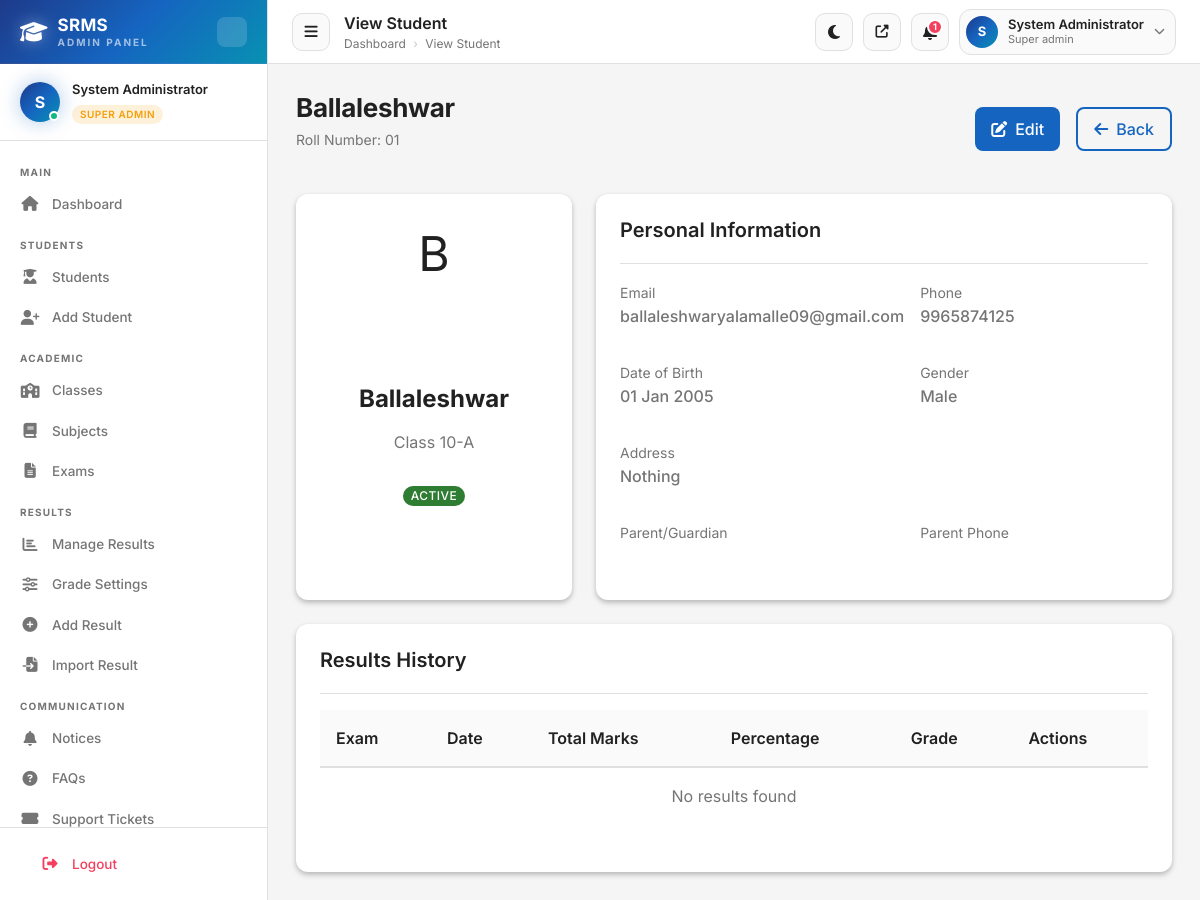
Page /admin/view-student.php?id=4 (signed in) on the committed database.
### tables this page shows
CREATE TABLE `students` (
  `id` int(11) NOT NULL AUTO_INCREMENT,
  `roll_number` varchar(50) NOT NULL,
  `full_name` varchar(100) NOT NULL,
  `email` varchar(100) DEFAULT NULL,
  `phone` varchar(20) DEFAULT NULL,
  `date_of_birth` date DEFAULT NULL,
  `password` varchar(255) NOT NULL,
  `remember_token` varchar(255) DEFAULT NULL,
  `gender` enum('male','female','other') DEFAULT NULL,
  `class_id` int(11) NOT NULL,
  `photo` varchar(255) DEFAULT NULL,
  `address` text DEFAULT NULL,
  `parent_name` varchar(100) DEFAULT NULL,
  `parent_phone` varchar(20) DEFAULT NULL,
  `admission_date` date DEFAULT NULL,
  `status` enum('active','inactive','graduated','transferred') DEFAULT 'active',
  `created_at` timestamp NOT NULL DEFAULT current_timestamp(),
  `updated_at` timestamp NOT NULL DEFAULT current_timestamp() ON UPDATE current_timestamp(),
  PRIMARY KEY (`id`),
  UNIQUE KEY `roll_number` (`roll_number`),
  UNIQUE KEY `email` (`email`),
  KEY `idx_class_id` (`class_id`),
  KEY `idx_status` (`status`),
  KEY `idx_name` (`full_name`),
  CONSTRAINT `fk_students_class` FOREIGN KEY (`class_id`) REFERENCES `classes` (`id`) ON UPDATE CASCADE
);

CREATE TABLE `classes` (
  `id` int(11) NOT NULL AUTO_INCREMENT,
  `name` varchar(50) NOT NULL,
  `section` varchar(10) DEFAULT NULL,
  `description` text DEFAULT NULL,
  `academic_year` varchar(20) DEFAULT NULL,
  `status` enum('active','inactive') DEFAULT 'active',
  `created_at` timestamp NOT NULL DEFAULT current_timestamp(),
  `updated_at` timestamp NOT NULL DEFAULT current_timestamp() ON UPDATE current_timestamp(),
  PRIMARY KEY (`id`),
  UNIQUE KEY `name` (`name`),
  KEY `idx_status` (`status`),
  KEY `idx_academic_year` (`academic_year`)
);

### admin/view-student.php (the view, shortened to what the rows shown need)
<?php
require_once '../includes/auth.php';
$student_id = sanitizeInteger($_GET['id'] ?? 0);
$student_sql = "SELECT s.*, c.name as class_name FROM students s
                LEFT JOIN classes c ON s.class_id = c.id
                WHERE s.id = ? AND s.status != 'deleted'";
$student = getRow($conn, $student_sql, [$student_id]);
require_once 'header.php';
?>
<div class="page-header">
    <div class="flex justify-between items-center">
        <div>
            <h1 class="page-title"><?php echo escape($student['full_name']); ?></h1>
            <p class="page-subtitle">Roll Number: <?php echo escape($student['roll_number']); ?></p>
        </div>
    </div>
</div>
<div class="grid grid-cols-3 gap-lg">
    <div class="card">
        <div class="card-body text-center">
            <div class="admin-avatar" style="width: 150px; height: 150px; font-size: 48px; margin: 0 auto var(--spacing-md);">
                <?php echo strtoupper(substr($student['full_name'], 0, 1)); ?>
            </div>
            <h3><?php echo escape($student['full_name']); ?></h3>
            <p class="text-secondary"><?php echo escape($student['class_name'] ?? 'N/A'); ?></p>
            <span class="badge badge-<?php echo $student['status'] === 'active' ? 'success' : 'secondary'; ?> mt-md">
                <?php echo ucfirst($student['status']); ?>
            </span>
        </div>
    </div>
    <div class="card" style="grid-column: span 2;">
        <div class="card-body">
            <div class="grid grid-cols-2 gap-md">
                <div>
                    <label class="text-sm text-secondary">Email</label>
                    <p class="font-medium"><?php echo escape($student['email']); ?></p>
                </div>
                <div>
                    <label class="text-sm text-secondary">Phone</label>
                    <p class="font-medium"><?php echo escape($student['phone'] ?? 'N/A'); ?></p>
                </div>
                <div>
                    <label class="text-sm text-secondary">Date of Birth</label>
                    <p class="font-medium"><?php echo formatDate($student['date_of_birth']); ?></p>
                </div>
                <div>
                    <label class="text-sm text-secondary">Gender</label>
                    <p class="font-medium"><?php echo ucfirst($student['gender'] ?? 'N/A'); ?></p>
                </div>
                <div style="grid-column: span 2;">
                    <label class="text-sm text-secondary">Address</label>
                    <p class="font-medium"><?php echo escape($student['address'] ?? 'N/A'); ?></p>
                </div>
            </div>
        </div>
    </div>
</div>
<div class="card mt-lg">
    <div class="table-responsive">
        <table class="table">
            <thead>
                <tr>
                    <th>Exam</th>
                    <th>Date</th>
                    <th>Total Marks</th>
                    <th>Percentage</th>
                    <th>Grade</th>
                    <th>Actions</th>
                </tr>
            </thead>
        </table>
    </div>
</div>
<?php require_once 'footer.php'; ?>

### admin/header.php (shortened to what the rows shown need)
<?php
require_once __DIR__ . '/../includes/auth.php';
$current_admin = getCurrentAdmin($conn);
$role_class = 'role-' . ($current_admin['role'] ?? 'viewer');
$role_label = ucfirst(str_replace('_', ' ', $current_admin['role'] ?? 'Staff'));
?>
<!DOCTYPE html>
<html lang="en" data-theme="light">
<head>
    <link rel="stylesheet" href="https://cdnjs.cloudflare.com/ajax/libs/font-awesome/6.5.1/css/all.min.css">
    <link rel="stylesheet" href="../css/variables.css">
    <link rel="stylesheet" href="../css/reset.css">
    <link rel="stylesheet" href="../css/components.css">
    <link rel="stylesheet" href="../css/layout.css">
    <link rel="stylesheet" href="../css/animations.css">
    <link rel="stylesheet" href="../css/admin-premium.css">
</head>
<body>
<div class="admin-layout" id="adminLayout">
    <aside class="admin-sidebar" id="adminSidebar">
        <div class="sidebar-profile">
            <div class="sidebar-profile-avatar">
                <?php echo strtoupper(substr($current_admin['full_name'], 0, 1)); ?>
            </div>
            <div class="sidebar-profile-info">
                <div class="sidebar-profile-name"><?php echo escape($current_admin['full_name']); ?></div>
                <span class="role-badge <?php echo $role_class; ?>"><?php echo $role_label; ?></span>
            </div>
        </div>
    </aside>
    <main class="admin-main" id="adminMain">
        <div class="admin-topbar">
            <div class="topbar-right">
                <div class="dropdown" id="adminChipDropdown">
                    <div class="admin-user-chip dropdown-toggle" data-dropdown-toggle>
                        <div class="admin-avatar-sm">
                            <?php echo strtoupper(substr($current_admin['full_name'], 0, 1)); ?>
                        </div>
                        <div style="line-height:1.2;">
                            <div style="font-size:13px;font-weight:600;color:var(--color-text-primary);"><?php echo escape($current_admin['full_name']); ?></div>
                            <div style="font-size:11px;color:var(--color-text-secondary);"><?php echo $role_label; ?></div>
                        </div>
                        <i class="fas fa-chevron-down" style="font-size:11px;color:var(--color-text-secondary);"></i>
                    </div>
                </div>
            </div>
        </div>
        <div class="admin-content">

### rows in the picture
students: full_name "Ballaleshwar", roll_number "01", full_name "B", class.name "Class 10-A", status "ACTIVE", email "ballaleshwaryalamalle09@gmail.com", phone "9965874125", date_of_birth "01 Jan 2005", gender "Male", address "Nothing"

### other values in the picture
substr($current_admin['full_name'], 0, 1) "S"
$current_admin['full_name'] "System Administrator"
$role_label "SUPER ADMIN"
$label "Dashboard Students Add Student Classes Subjects Exams Manage Results Grade Settings Add Result Import Result Notices FAQs Support Tickets"
$page_title "View Student"
min($notif_count, 9) "1"
$role_label "Super admin"
